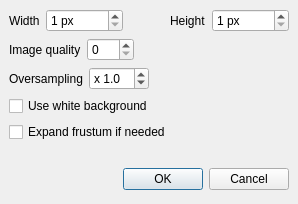
<?xml version="1.0" encoding="UTF-8"?>
<ui version="4.0">
 <class>ImageInterface</class>
 <widget class="QDialog" name="ImageInterface">
  <property name="geometry">
   <rect>
    <x>0</x>
    <y>0</y>
    <width>298</width>
    <height>204</height>
   </rect>
  </property>
  <property name="windowTitle">
   <string>Image settings</string>
  </property>
  <layout class="QVBoxLayout">
   <property name="spacing">
    <number>6</number>
   </property>
   <property name="margin">
    <number>9</number>
   </property>
   <item>
    <layout class="QHBoxLayout">
     <property name="spacing">
      <number>6</number>
     </property>
     <property name="margin">
      <number>0</number>
     </property>
     <item>
      <widget class="QLabel" name="label_2">
       <property name="text">
        <string>Width</string>
       </property>
      </widget>
     </item>
     <item>
      <widget class="QSpinBox" name="imgWidth">
       <property name="toolTip">
        <string>Width of the image (in pixels)</string>
       </property>
       <property name="suffix">
        <string> px</string>
       </property>
       <property name="minimum">
        <number>1</number>
       </property>
       <property name="maximum">
        <number>32000</number>
       </property>
      </widget>
     </item>
     <item>
      <spacer>
       <property name="orientation">
        <enum>Qt::Horizontal</enum>
       </property>
       <property name="sizeHint" stdset="0">
        <size>
         <width>20</width>
         <height>22</height>
        </size>
       </property>
      </spacer>
     </item>
     <item>
      <widget class="QLabel" name="label_3">
       <property name="text">
        <string>Height</string>
       </property>
      </widget>
     </item>
     <item>
      <widget class="QSpinBox" name="imgHeight">
       <property name="toolTip">
        <string>Height of the image (in pixels)</string>
       </property>
       <property name="suffix">
        <string> px</string>
       </property>
       <property name="minimum">
        <number>1</number>
       </property>
       <property name="maximum">
        <number>32000</number>
       </property>
      </widget>
     </item>
    </layout>
   </item>
   <item>
    <layout class="QHBoxLayout">
     <property name="spacing">
      <number>6</number>
     </property>
     <property name="margin">
      <number>0</number>
     </property>
     <item>
      <widget class="QLabel" name="label_4">
       <property name="text">
        <string>Image quality</string>
       </property>
      </widget>
     </item>
     <item>
      <widget class="QSpinBox" name="imgQuality">
       <property name="toolTip">
        <string>Between 0 (smallest files) and 100 (highest quality)</string>
       </property>
       <property name="minimum">
        <number>0</number>
       </property>
       <property name="maximum">
        <number>100</number>
       </property>
      </widget>
     </item>
     <item>
      <spacer>
       <property name="orientation">
        <enum>Qt::Horizontal</enum>
       </property>
       <property name="sizeHint" stdset="0">
        <size>
         <width>40</width>
         <height>20</height>
        </size>
       </property>
      </spacer>
     </item>
    </layout>
   </item>
   <item>
    <layout class="QHBoxLayout">
     <property name="spacing">
      <number>6</number>
     </property>
     <property name="margin">
      <number>0</number>
     </property>
     <item>
      <widget class="QLabel" name="label">
       <property name="text">
        <string>Oversampling</string>
       </property>
      </widget>
     </item>
     <item>
      <widget class="QDoubleSpinBox" name="oversampling">
       <property name="toolTip">
        <string>Antialiases image (when larger then 1.0)</string>
       </property>
       <property name="prefix">
        <string>x </string>
       </property>
       <property name="decimals">
        <number>1</number>
       </property>
       <property name="minimum">
        <double>0.100000000000000</double>
       </property>
       <property name="maximum">
        <double>64.000000000000000</double>
       </property>
       <property name="singleStep">
        <double>1.000000000000000</double>
       </property>
       <property name="value">
        <double>1.000000000000000</double>
       </property>
      </widget>
     </item>
     <item>
      <spacer>
       <property name="orientation">
        <enum>Qt::Horizontal</enum>
       </property>
       <property name="sizeHint" stdset="0">
        <size>
         <width>40</width>
         <height>20</height>
        </size>
       </property>
      </spacer>
     </item>
    </layout>
   </item>
   <item>
    <widget class="QCheckBox" name="whiteBackground">
     <property name="toolTip">
      <string>Use white as background color</string>
     </property>
     <property name="text">
      <string>Use white background</string>
     </property>
    </widget>
   </item>
   <item>
    <widget class="QCheckBox" name="expandFrustum">
     <property name="toolTip">
      <string>When image aspect ratio differs from viewer's one, expand frustum as needed. Fits inside current frustum otherwise.</string>
     </property>
     <property name="text">
      <string>Expand frustum if needed</string>
     </property>
    </widget>
   </item>
   <item>
    <spacer>
     <property name="orientation">
      <enum>Qt::Vertical</enum>
     </property>
     <property name="sizeHint" stdset="0">
      <size>
       <width>20</width>
       <height>16</height>
      </size>
     </property>
    </spacer>
   </item>
   <item>
    <layout class="QHBoxLayout">
     <property name="spacing">
      <number>6</number>
     </property>
     <property name="margin">
      <number>0</number>
     </property>
     <item>
      <spacer>
       <property name="orientation">
        <enum>Qt::Horizontal</enum>
       </property>
       <property name="sizeHint" stdset="0">
        <size>
         <width>131</width>
         <height>31</height>
        </size>
       </property>
      </spacer>
     </item>
     <item>
      <widget class="QPushButton" name="okButton">
       <property name="text">
        <string>OK</string>
       </property>
      </widget>
     </item>
     <item>
      <widget class="QPushButton" name="cancelButton">
       <property name="text">
        <string>Cancel</string>
       </property>
      </widget>
     </item>
    </layout>
   </item>
  </layout>
 </widget>
 <resources/>
 <connections>
  <connection>
   <sender>okButton</sender>
   <signal>clicked()</signal>
   <receiver>ImageInterface</receiver>
   <slot>accept()</slot>
   <hints>
    <hint type="sourcelabel">
     <x>135</x>
     <y>184</y>
    </hint>
    <hint type="destinationlabel">
     <x>96</x>
     <y>254</y>
    </hint>
   </hints>
  </connection>
  <connection>
   <sender>cancelButton</sender>
   <signal>clicked()</signal>
   <receiver>ImageInterface</receiver>
   <slot>reject()</slot>
   <hints>
    <hint type="sourcelabel">
     <x>226</x>
     <y>184</y>
    </hint>
    <hint type="destinationlabel">
     <x>179</x>
     <y>282</y>
    </hint>
   </hints>
  </connection>
 </connections>
</ui>
